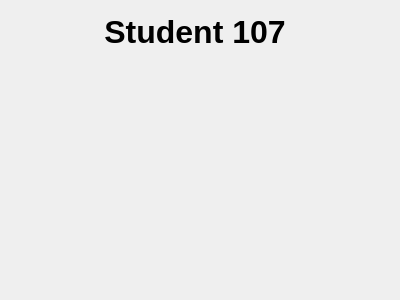
<?xml version="1.0" encoding="UTF-8"?>
<ui version="4.0">
 <class>AboutDialog</class>
 <widget class="QDialog" name="AboutDialog">
  <property name="geometry">
   <rect>
    <x>0</x>
    <y>0</y>
    <width>400</width>
    <height>300</height>
   </rect>
  </property>
  <property name="windowTitle">
   <string>Dialog</string>
  </property>
  <widget class="QLabel" name="label">
   <property name="geometry">
    <rect>
     <x>100</x>
     <y>10</y>
     <width>190</width>
     <height>45</height>
    </rect>
   </property>
   <property name="text">
    <string>&lt;html&gt;&lt;head/&gt;&lt;body&gt;&lt;p align=&quot;center&quot;&gt;&lt;span style=&quot; font-size:24pt; font-weight:600;&quot;&gt;Student 107&lt;/span&gt;&lt;/p&gt;&lt;/body&gt;&lt;/html&gt;</string>
   </property>
  </widget>
  <widget class="LogoWidget" name="widget" native="true">
   <property name="geometry">
    <rect>
     <x>90</x>
     <y>80</y>
     <width>200</width>
     <height>200</height>
    </rect>
   </property>
  </widget>
 </widget>
 <customwidgets>
  <customwidget>
   <class>LogoWidget</class>
   <extends>QWidget</extends>
   <header>logowidget.h</header>
   <container>1</container>
  </customwidget>
 </customwidgets>
 <resources/>
 <connections/>
</ui>
